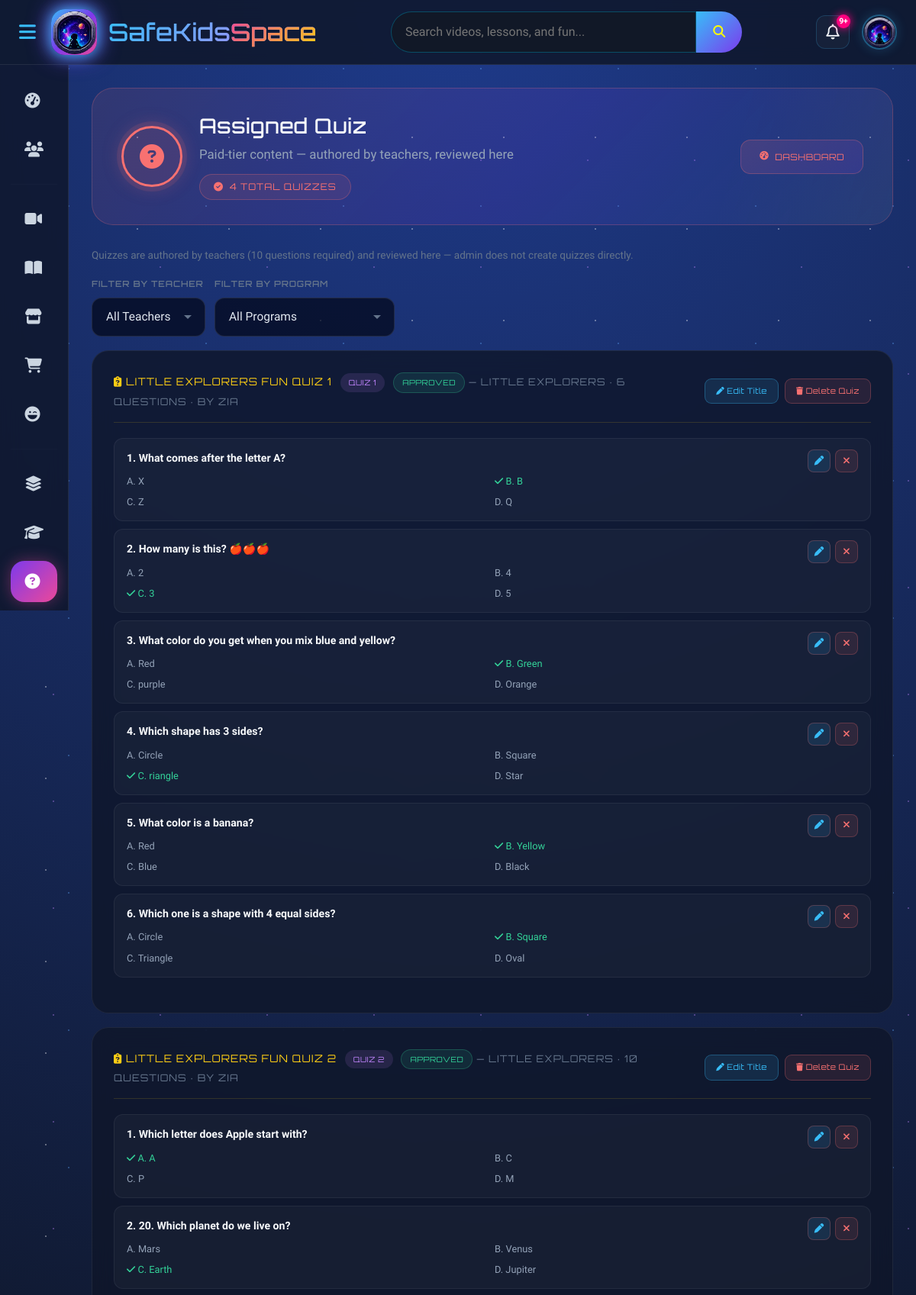
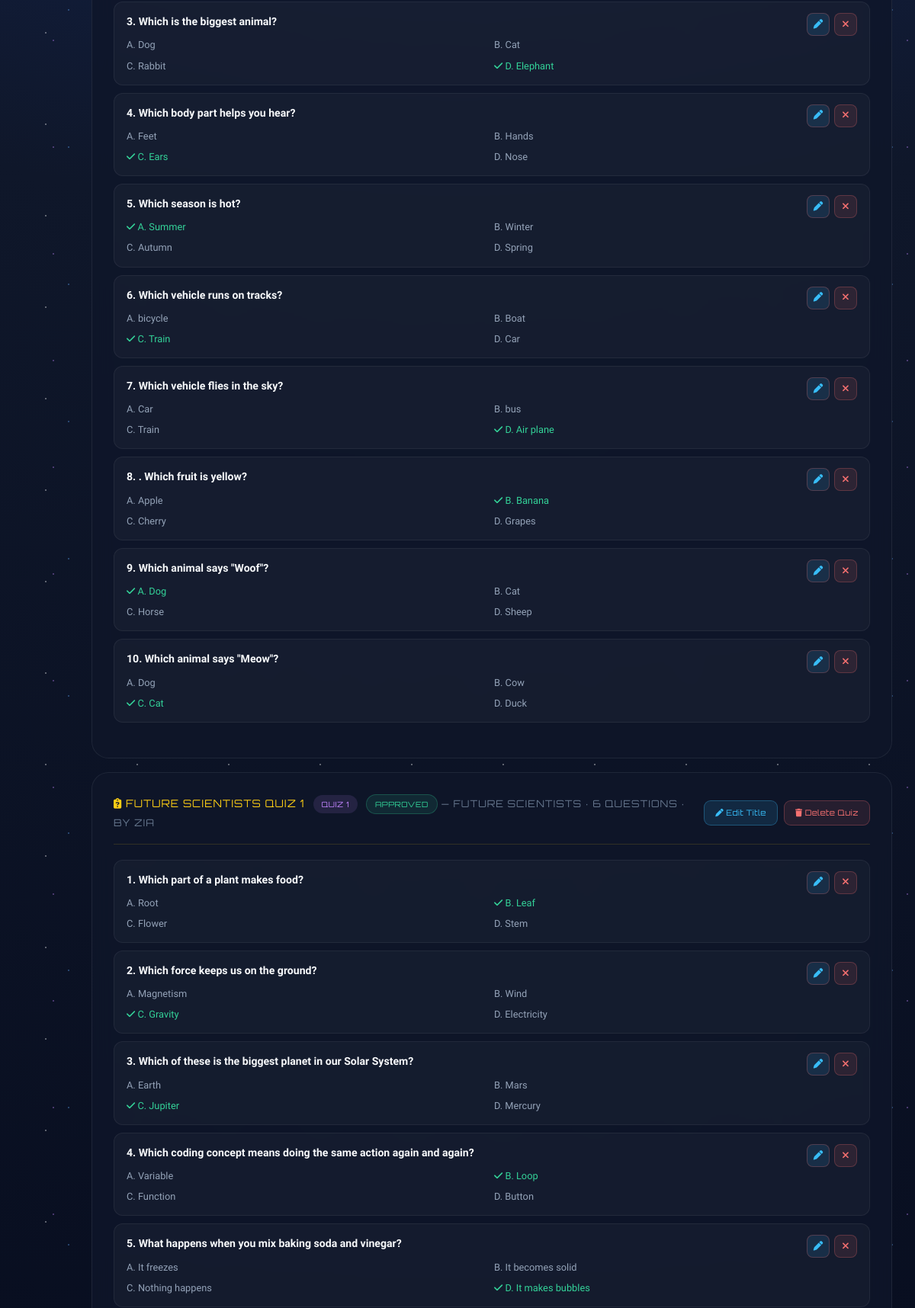
/admin/admin_quizzes.php (signed in, upper part), run on the app's committed database (2 pictures, top to bottom).
### tables this page shows
CREATE TABLE `quizzes` (
  `id` int(11) NOT NULL,
  `title` varchar(200) DEFAULT NULL,
  `category` varchar(100) DEFAULT NULL,
  `program_id` int(11) DEFAULT NULL,
  `slot_number` tinyint(4) NOT NULL DEFAULT 1,
  `teacher_id` int(11) DEFAULT NULL,
  `status` enum('draft','pending','approved','rejected','archived') NOT NULL DEFAULT 'draft',
  `approved_by` int(11) DEFAULT NULL,
  `approved_at` timestamp NULL DEFAULT NULL,
  `total_questions` int(11) DEFAULT 0,
  `created_at` timestamp NOT NULL DEFAULT current_timestamp()
);

CREATE TABLE `programs` (
  `id` int(11) NOT NULL,
  `title` varchar(150) NOT NULL,
  `slug` varchar(150) NOT NULL,
  `age_range` varchar(20) NOT NULL,
  `subjects` varchar(500) NOT NULL,
  `monthly_price` decimal(10,2) NOT NULL,
  `icon` varchar(50) DEFAULT 'fa-graduation-cap',
  `status` enum('active','inactive') NOT NULL DEFAULT 'active',
  `created_at` timestamp NOT NULL DEFAULT current_timestamp()
);

CREATE TABLE `users` (
  `id` int(11) NOT NULL,
  `fullname` varchar(100) DEFAULT NULL,
  `email` varchar(100) DEFAULT NULL,
  `password` varchar(255) DEFAULT NULL,
  `role` enum('admin','student','parent','teacher') DEFAULT 'student',
  `account_status` enum('active','pending_deactivation','deactivated') NOT NULL DEFAULT 'active',
  `can_go_live` tinyint(1) NOT NULL DEFAULT 0,
  `created_at` timestamp NOT NULL DEFAULT current_timestamp(),
  `profile_pic` varchar(255) DEFAULT NULL
);

CREATE TABLE `quiz_questions` (
  `id` int(11) NOT NULL,
  `quiz_id` int(11) DEFAULT NULL,
  `question` text NOT NULL,
  `option_a` varchar(255) DEFAULT NULL,
  `option_b` varchar(255) DEFAULT NULL,
  `option_c` varchar(255) DEFAULT NULL,
  `option_d` varchar(255) DEFAULT NULL,
  `correct_answer` varchar(255) DEFAULT NULL,
  `created_at` timestamp NOT NULL DEFAULT current_timestamp()
);

### admin/admin_quizzes.php (the view, shortened to what this page needs)
<?php
require_once __DIR__ . '/../includes/db.php';
$program_quizzes = [];
try {
    $pq_sql = "SELECT q.id, q.title, q.program_id, q.slot_number, q.status, q.total_questions, q.teacher_id, p.title AS program_title,
                u.fullname AS teacher_name
         FROM quizzes q
         JOIN programs p ON p.id = q.program_id
         LEFT JOIN users u ON u.id = q.teacher_id
         WHERE q.program_id IS NOT NULL";
    $pq_params = [];
    $pq_sql .= " ORDER BY (q.status = 'pending') DESC, q.program_id ASC, q.slot_number ASC, q.id DESC";
    $pq_stmt = $pdo->prepare($pq_sql);
    $pq_stmt->execute($pq_params);
    foreach ($pq_stmt->fetchAll() as $row) {
        $qq_stmt = $pdo->prepare("SELECT * FROM quiz_questions WHERE quiz_id = ? ORDER BY id ASC");
        $qq_stmt->execute([$row['id']]);
        $row['questions'] = $qq_stmt->fetchAll();
        $program_quizzes[] = $row;
    }
} catch (PDOException $e) {
    $program_quizzes = [];
}
?>
<!DOCTYPE html>
<html lang="en">
<head>
    <link href="https://cdn.jsdelivr.net/npm/bootstrap@5.3.3/dist/css/bootstrap.min.css" rel="stylesheet">
    <link rel="stylesheet" href="https://cdnjs.cloudflare.com/ajax/libs/font-awesome/6.5.2/css/all.min.css">
    <link rel="stylesheet" href="../assets/layout.css">
    <link rel="stylesheet" href="../assets/admin.css">
</head>
<body>
<?php include __DIR__ . '/../includes/admin_navbar.php'; ?>
<div class="main-content ad-wrap">
    <div class="ad-hero">
        <div class="ad-hero-left">
            <div class="ad-hero-icon"><i class="fa-solid fa-circle-question"></i></div>
            <div>
                <h1 class="ad-hero-title">Assigned Quiz</h1>
                <p class="ad-hero-sub">Paid-tier content — authored by teachers, reviewed here</p>
                <span class="ad-hero-badge"><i class="fa-solid fa-circle-check"></i> <?= count($program_quizzes) ?> Total Quizzes</span>
            </div>
        </div>
        <div class="ad-hero-right">
            <a href="admin_dashboard.php" class="ad-back-btn"><i class="fa-solid fa-gauge-high"></i> Dashboard</a>
        </div>
    </div>
    <p style="color:#64748b; font-size:.85rem; margin:-8px 0 18px;">Quizzes are authored by teachers (10 questions required) and reviewed here — admin does not create quizzes directly.</p>
    <form method="GET" action="admin_quizzes.php" style="display:flex; gap:12px; flex-wrap:wrap; align-items:end; margin-bottom:18px;">
        <div>
            <label class="apm-label">Filter by Teacher</label>
            <select name="teacher_id" class="apm-select" onchange="this.form.submit()">
                <option value="0">All Teachers</option>
            </select>
        </div>
        <div>
            <label class="apm-label">Filter by Program</label>
            <select name="program_id" class="apm-select" onchange="this.form.submit()">
                <option value="0">All Programs</option>
            </select>
        </div>
    </form>
    <?php if (!empty($program_quizzes)): ?>
        <?php foreach ($program_quizzes as $quiz): ?>
            <div class="ad-card" style="margin-top:18px;">
                <div class="ad-card-header" style="color:#facc15; border-color:rgba(250,204,21,.15);">
                    <span><i class="fa-solid fa-clipboard-question"></i> <?= htmlspecialchars($quiz['title']) ?>
                        <span class="ad-permission-pill" style="margin-left:6px; background:rgba(192,132,252,.12); color:#c084fc;">Quiz <?= intval($quiz['slot_number'] ?? 1) ?></span>
                        <span class="ad-permission-pill ad-permission-<?= htmlspecialchars($quiz['status']) ?>" style="margin-left:6px;"><?= ucfirst($quiz['status']) ?></span>
                        <span style="color:#64748b; font-weight:400; font-size:.8rem;">
                            — <?= htmlspecialchars($quiz['program_title']) ?> · <?= count($quiz['questions']) ?> question<?= count($quiz['questions']) === 1 ? '' : 's' ?>
                            <?= $quiz['teacher_name'] ? ' · by ' . htmlspecialchars($quiz['teacher_name']) : ' · by Admin' ?>
                        </span>
                    </span>
                    <div style="display:flex; gap:8px;">
                        <button type="button" class="ad-live-toggle-btn adm-edit-quiz-btn" style="background:rgba(56,189,248,.12); color:#38bdf8; border-color:rgba(56,189,248,.3);"
                            data-id="<?= intval($quiz['id']) ?>" data-title="<?= htmlspecialchars($quiz['title'], ENT_QUOTES) ?>">
                            <i class="fa-solid fa-pen"></i> Edit Title
                        </button>
                        <form action="admin_quizzes.php" method="POST" class="ad-confirm-form" data-confirm-msg="Delete this entire quiz and all its questions?">
                            <button type="submit" class="ad-live-toggle-btn ad-live-toggle-revoke">
                                <i class="fa-solid fa-trash"></i> Delete Quiz
                            </button>
                        </form>
                    </div>
                </div>
                <?php if (!empty($quiz['questions'])): ?>
                    <div style="margin-bottom:18px;">
                        <?php foreach ($quiz['questions'] as $i => $q): ?>
                            <div style="background:rgba(255,255,255,.03); border:1px solid rgba(255,255,255,.06); border-radius:12px; padding:14px 16px; margin-bottom:10px;">
                                <div style="display:flex; justify-content:space-between; align-items:flex-start; gap:10px;">
                                    <p style="color:#f8fafc; font-weight:600; font-size:.88rem; margin:0 0 8px;"><?= $i + 1 ?>. <?= htmlspecialchars($q['question']) ?></p>
                                    <div style="display:flex; gap:6px; flex-shrink:0;">
                                        <button type="button" class="td-btn-icon-delete adm-edit-question-btn" style="background:rgba(56,189,248,.12); color:#38bdf8;" title="Edit question"
                                            data-id="<?= intval($q['id']) ?>"
                                            data-question="<?= htmlspecialchars($q['question'], ENT_QUOTES) ?>"
                                            data-a="<?= htmlspecialchars($q['option_a'], ENT_QUOTES) ?>"
                                            data-b="<?= htmlspecialchars($q['option_b'], ENT_QUOTES) ?>"
                                            data-c="<?= htmlspecialchars($q['option_c'], ENT_QUOTES) ?>"
                                            data-d="<?= htmlspecialchars($q['option_d'], ENT_QUOTES) ?>"
                                            data-correct="<?= htmlspecialchars($q['correct_answer'], ENT_QUOTES) ?>">
                                            <i class="fa-solid fa-pen"></i>
                                        </button>
                                        <form action="admin_quizzes.php" method="POST" class="ad-confirm-form" data-confirm-msg="Delete this question?">
                                            <button type="submit" class="td-btn-icon-delete" title="Delete question">
                                                <i class="fa-solid fa-xmark"></i>
                                            </button>
                                        </form>
                                    </div>
                                </div>
                                <div style="display:grid; grid-template-columns: repeat(2, 1fr); gap:6px; font-size:.8rem;">
                                    <?php foreach (['A' => $q['option_a'], 'B' => $q['option_b'], 'C' => $q['option_c'], 'D' => $q['option_d']] as $letter => $opt): ?>
                                        <span style="color:<?= $letter === $q['correct_answer'] ? '#34d399' : '#94a3b8' ?>;">
                                            <?php if ($letter === $q['correct_answer']): ?><i class="fa-solid fa-check"></i><?php endif; ?>
                                            <?= $letter ?>. <?= htmlspecialchars($opt) ?>
                                        </span>
                                    <?php endforeach; ?>
                                </div>
                            </div>
                        <?php endforeach; ?>
                    </div>
                <?php endif; ?>
            </div>
        <?php endforeach; ?>
    <?php endif; ?>
</div>
</body>
</html>

### assets/admin.css (style rules this page uses)
.ad-wrap { padding: 40px 32px 72px; font-size: 1rem; line-height: 1.65; }
.ad-hero { background: linear-gradient(135deg, rgba(248,113,113,.10) 0%, rgba(124,58,237,.14) 55%, rgba(56,189,248,.08) 100%); border: 1px solid rgba(248,113,113,.25); border-radius: 28px; padding: 32px 38px; display: flex; align-items: center; justify-content: space-between; gap: 24px; margin-bottom: 36px; flex-wrap: wrap; position: relative; overflow: hidden; }
.ad-hero::after { content: ''; position: absolute; inset: 0; border-radius: 28px; background: linear-gradient(105deg, transparent 40%, rgba(248,113,113,.05) 50%, transparent 60%); background-size: 200% 100%; animation: ad-shimmer 4s ease-in-out infinite; pointer-events: none; }
.ad-hero-left { display: flex; align-items: center; gap: 22px; position: relative; z-index: 1; }
.ad-hero-icon { width: 80px; height: 80px; border-radius: 50%; border: 3px solid #f87171; background: rgba(248,113,113,.10); display: flex; align-items: center; justify-content: center; font-size: 2rem; color: #f87171; box-shadow: 0 0 0 6px rgba(248,113,113,.10), 0 0 26px rgba(248,113,113,.25); flex-shrink: 0; }
.ad-hero-title { font-family: 'Orbitron', sans-serif; font-size: 1.7rem; color: #f8fafc; margin: 0 0 6px; letter-spacing: .3px; line-height: 1.3; }
.ad-hero-sub { font-size: 1.05rem; color: #94a3b8; margin: 0 0 12px; line-height: 1.6; }
.ad-hero-badge { display: inline-flex; align-items: center; gap: 8px; background: rgba(248,113,113,.10); border: 1px solid rgba(248,113,113,.28); color: #f87171; font-family: 'Orbitron', sans-serif; font-size: .75rem; letter-spacing: 1px; padding: 6px 18px; border-radius: 40px; text-transform: uppercase; }
.ad-hero-right { position: relative; z-index: 1; }
.ad-back-btn { display: inline-flex; align-items: center; gap: 8px; padding: 12px 24px; border-radius: 13px; background: linear-gradient(135deg, rgba(248,113,113,.15), rgba(124,58,237,.15)); border: 1px solid rgba(248,113,113,.28); color: #f87171; font-family: 'Orbitron', sans-serif; font-size: .72rem; letter-spacing: .5px; text-decoration: none; text-transform: uppercase; transition: background .25s, box-shadow .25s, transform .25s; }
.ad-card { background: rgba(15,23,42,.82); border: 1px solid rgba(255,255,255,.07); border-radius: 22px; padding: 28px; backdrop-filter: blur(14px); -webkit-backdrop-filter: blur(14px); height: 100%; transition: border-color .25s ease, box-shadow .25s ease; }
.ad-card-header { font-family: 'Orbitron', sans-serif; font-size: .85rem; letter-spacing: 1px; text-transform: uppercase; padding-bottom: 16px; margin-bottom: 20px; border-bottom: 1px solid rgba(255,255,255,.08); display: flex; align-items: center; justify-content: space-between; gap: 10px; }
.ad-live-toggle-btn { font-family: 'Orbitron', sans-serif; font-size: .65rem; letter-spacing: .4px; padding: 7px 14px; border-radius: 9px; border: 1px solid transparent; cursor: pointer; transition: background .2s, box-shadow .2s; white-space: nowrap; }
.ad-live-toggle-revoke { background: rgba(248,113,113,.10); border-color: rgba(248,113,113,.28); color: #f87171; }
.ad-permission-pill { font-family: 'Orbitron', sans-serif; font-size: .62rem; padding: 4px 11px; border-radius: 20px; letter-spacing: .5px; text-transform: uppercase; display: inline-block; }
.ad-permission-approved { background: rgba(52,211,153,.10); color: #34d399; border: 1px solid rgba(52,211,153,.25); }
.td-btn-icon-delete { width: 30px; height: 30px; border-radius: 8px; flex-shrink: 0; background: rgba(248,113,113,.10); color: #f87171; border: 1px solid rgba(248,113,113,.25); cursor: pointer; display: flex; align-items: center; justify-content: center; font-size: .78rem; transition: background .2s; }
.apm-label { display: block; font-family: 'Orbitron', sans-serif; font-size: .7rem; letter-spacing: .8px; text-transform: uppercase; color: #64748b; font-weight: 600; margin-bottom: 8px; }
.apm-input, .apm-select, .apm-textarea { width: 100%; background: rgba(2, 6, 23, 0.70); border: 1px solid rgba(255,255,255,.10); border-radius: 13px; padding: 13px 18px; color: #e2e8f0; font-family: 'Baloo 2', sans-serif; font-size: .97rem; outline: none; transition: border-color .2s, box-shadow .2s; line-height: 1.5; }
.apm-select { appearance: none; -webkit-appearance: none; background-repeat: no-repeat; background-position: right 16px center; background-color: rgba(2,6,23,.70); padding-right: 44px; cursor: pointer; }
.apm-select option { background: #0f172a; color: #e2e8f0; }

### data on the page
quizzes: title "LITTLE EXPLORERS FUN QUIZ 1", slot_number "1", status "APPROVED", program.title "LITTLE EXPLORERS", count($quiz['questions']) "6", users.fullname "ZIA"
quiz_questions: question "What comes after the letter A?", letter "A", option_a "X", letter "B", opt "B", letter "C", option_c "Z", letter "D", option_d "Q"
quiz_questions: question "How many is this? 🍎🍎🍎", letter "A", option_a "2", letter "B", option_b "4", letter "C", option_c "3", letter "D", option_d "5"
quiz_questions: question "What color do you get when you mix blue and yellow?", letter "A", option_a "Red", letter "B", option_b "Green", letter "C", option_c "purple", letter "D", option_d "Orange"
quiz_questions: question "Which shape has 3 sides?", letter "A", option_a "Circle", letter "B", option_b "Square", letter "C", option_c "riangle", letter "D", option_d "Star"
quiz_questions: question "What color is a banana?", letter "A", option_a "Red", letter "B", option_b "Yellow", letter "C", option_c "Blue", letter "D", option_d "Black"
quiz_questions: question "Which one is a shape with 4 equal sides?", letter "A", opt "Circle", letter "B", opt "Square", letter "C", opt "Triangle", letter "D", opt "Oval"
quizzes: title "LITTLE EXPLORERS FUN QUIZ 2", slot_number "2", status "APPROVED", program.title "LITTLE EXPLORERS", count($quiz['questions']) "10", users.fullname "ZIA"
quiz_questions: question "Which letter does Apple start with?", letter "A", opt "A", letter "B", option_b "C", letter "C", option_c "P", letter "D", option_d "M"
quiz_questions: question "20. Which planet do we live on?", letter "A", opt "Mars", letter "B", opt "Venus", letter "C", opt "Earth", letter "D", opt "Jupiter"
quiz_questions: question "Which is the biggest animal?", letter "A", option_a "Dog", letter "B", option_b "Cat", letter "C", option_c "Rabbit", letter "D", option_d "Elephant"
quiz_questions: question "Which body part helps you hear?", letter "A", option_a "Feet", letter "B", option_b "Hands", letter "C", option_c "Ears", letter "D", option_d "Nose"
quiz_questions: question "Which season is hot?", letter "A", option_a "Summer", letter "B", option_b "Winter", letter "C", option_c "Autumn", letter "D", option_d "Spring"
quiz_questions: question "Which vehicle runs on tracks?", letter "A", option_a "bicycle", letter "B", option_b "Boat", letter "C", option_c "Train", letter "D", option_d "Car"
quiz_questions: question "Which vehicle flies in the sky?", letter "A", option_a "Car", letter "B", option_b "bus", letter "C", option_c "Train", letter "D", option_d "Air plane"
quiz_questions: question ". Which fruit is yellow?", letter "A", option_a "Apple", letter "B", option_b "Banana", letter "C", option_c "Cherry", letter "D", option_d "Grapes"
quiz_questions: question "Which animal says \"Woof\"?", letter "A", option_a "Dog", letter "B", option_b "Cat", letter "C", option_c "Horse", letter "D", option_d "Sheep"
quiz_questions: question "Which animal says \"Meow\"?", letter "A", option_a "Dog", letter "B", option_b "Cow", letter "C", option_c "Cat", letter "D", option_d "Duck"
quizzes: title "FUTURE SCIENTISTS QUIZ 1", slot_number "1", status "APPROVED", program.title "FUTURE SCIENTISTS", count($quiz['questions']) "6", users.fullname "ZIA"
quiz_questions: question "Which part of a plant makes food?", letter "A", option_a "Root", letter "B", option_b "Leaf", letter "C", option_c "Flower", letter "D", option_d "Stem"
quiz_questions: question "Which force keeps us on the ground?", letter "A", option_a "Magnetism", letter "B", option_b "Wind", letter "C", option_c "Gravity", letter "D", option_d "Electricity"
quiz_questions: question "Which of these is the biggest planet in our Solar System?", letter "A", option_a "Earth", letter "B", option_b "Mars", letter "C", option_c "Jupiter", letter "D", option_d "Mercury"
quiz_questions: question "Which coding concept means doing the same action again and again?", letter "A", option_a "Variable", letter "B", option_b "Loop", letter "C", option_c "Function", letter "D", option_d "Button"
quiz_questions: question "What happens when you mix baking soda and vinegar?", letter "A", option_a "It freezes", letter "B", option_b "It becomes solid", letter "C", option_c "Nothing happens", letter "D", option_d "It makes bubbles"

### other printed values
count($program_quizzes) "4"
